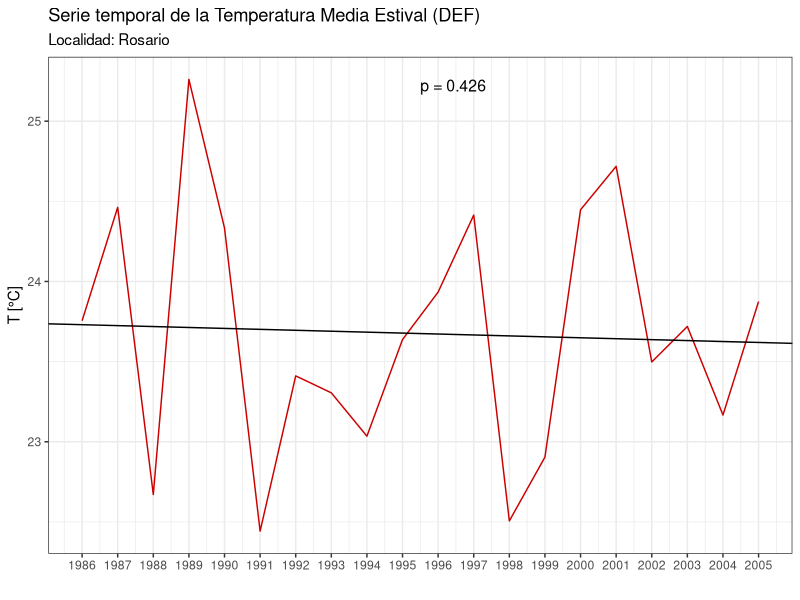

R code for this plot:
library(tidyverse)
setwd("~/obser-hub/Clima_II/tpfinal/")

serie<- read_csv("./temperatura_media_diaria_rosario_1985-2005.csv")

serie <- serie %>% mutate("Dia"=day(ymd(date)),
                          "Mes"=month(ymd(date)),
                          "Anio"=year(ymd(date)),
                          "Anio_Est"=ifelse(Mes==12,Anio+1,Anio))

which(is.na(serie$date)) # 
which(is.na(serie$temp)) # MI SERIE NO TIENE NAs.

# Necesito filtrar por los meses de DEF (verano austral).
# Como no tengo un verano completo en 1985 porque me falta Diciembre, ni
# en 2005 porque me falta Enero y Febrero, me quedo con los datos comprendidos
# entre Diciembre 1985 y Febrero 2005. (Verano 1986-2005)

serie_est1 <- serie %>% filter(Mes %in% c(12,1,2), Anio_Est %in% 1986:2005)
serie_est <- serie %>% filter(Mes %in% c(12,1,2), Anio_Est %in% 1986:2005) %>%
  group_by(Anio_Est) %>%
  summarise("Media"=mean(temp))

plot<- serie_est %>% ggplot(aes(x=Anio_Est,y=Media))+
  geom_line(color="#cc0000")+
  scale_x_continuous(breaks = seq(1986,2005, by=1))+
  labs(title = "Serie temporal de la Temperatura Media Estival (DEF)",
       subtitle = "Localidad: Rosario",
       x = "",
       y= "T [°C]")+
  theme_bw()

#---ANALISIS DE QUIEBRE Y TENDENCIAS----------

# Busco una tendencia con un modelo de regresión lineal.

modelo <- lm(Media ~ Anio_Est, data = serie_est)
ordenada <- modelo$coefficients[1]
pendiente <- modelo$coefficients[2]

plot<-plot + geom_abline(slope = pendiente,intercept = ordenada)

# A simple vista no parece ser una tendencia significativa, pero para eso realicemos
# un test de correlación con un nivel de significancia de 0.05, bajo la hipótesis
# nula de que la correlación es 0, y la alternativa que es menor que 0:

cor_pvalue<-cor.test(serie_est$Media,serie_est$Anio_Est,alternative = "less")$p.value

# Como vemos, el pvalue es de 0.42 lo cual indica que no puedo rechazar la hipótesis
# nula: "la correlación entre la variable y el tiempo es 0".

plot + annotate("text", x = mean(serie_est$Anio_Est), y = max(serie_est$Media),
                label = paste0("p = ", signif(cor_pvalue,3)),
                hjust=0,vjust=1,size=4,color="black")

